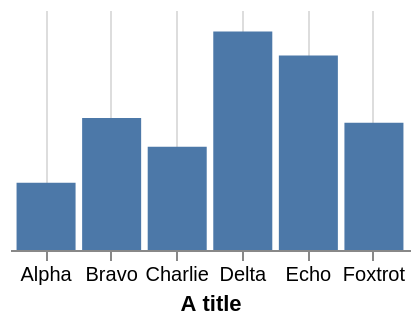

Vega-Lite specification stored for this chart:
### Vega specification from a JSON file in a GitHub repository (floating-point values rounded to 4 significant figures)
{"width": 200, "height": 120, "padding": 5, "data": [{"name": "t", "values": [{"a": "Alpha", "b": 28, "c": "x", "d": 1}, {"a": "Bravo", "b": 55, "c": "y", "d": 2}, {"a": "Charlie", "b": 43, "c": "x", "d": 3}, {"a": "Delta", "b": 91, "c": "z", "d": 4}, {"a": "Echo", "b": 81, "c": "y", "d": 5}, {"a": "Foxtrot", "b": 53, "c": "z", "d": 6}]}], "scales": [{"name": "x", "type": "band", "domain": {"data": "t", "field": "a"}, "range": "width", "padding": 0.1}, {"name": "y", "type": "linear", "domain": {"data": "t", "field": "b"}, "range": "height", "nice": true}, {"name": "color", "type": "ordinal", "domain": {"data": "t", "field": "c"}, "range": {"scheme": "category10"}}, {"name": "ramp", "type": "linear", "domain": {"data": "t", "field": "d"}, "range": {"scheme": "blues"}}, {"name": "size", "type": "linear", "domain": {"data": "t", "field": "b"}, "range": [10, 200]}, {"name": "shape", "type": "ordinal", "domain": {"data": "t", "field": "c"}, "range": "symbol"}, {"name": "quant", "type": "quantize", "domain": [0, 100], "range": {"scheme": "greens", "count": 4}}], "marks": [{"type": "rect", "from": {"data": "t"}, "encode": {"enter": {"x": {"scale": "x", "field": "a"}, "width": {"scale": "x", "band": 1}, "y": {"scale": "y", "field": "b"}, "y2": {"scale": "y", "value": 0}}}}], "axes": [{"orient": "bottom", "scale": "x", "title": "A title", "grid": true}]}
